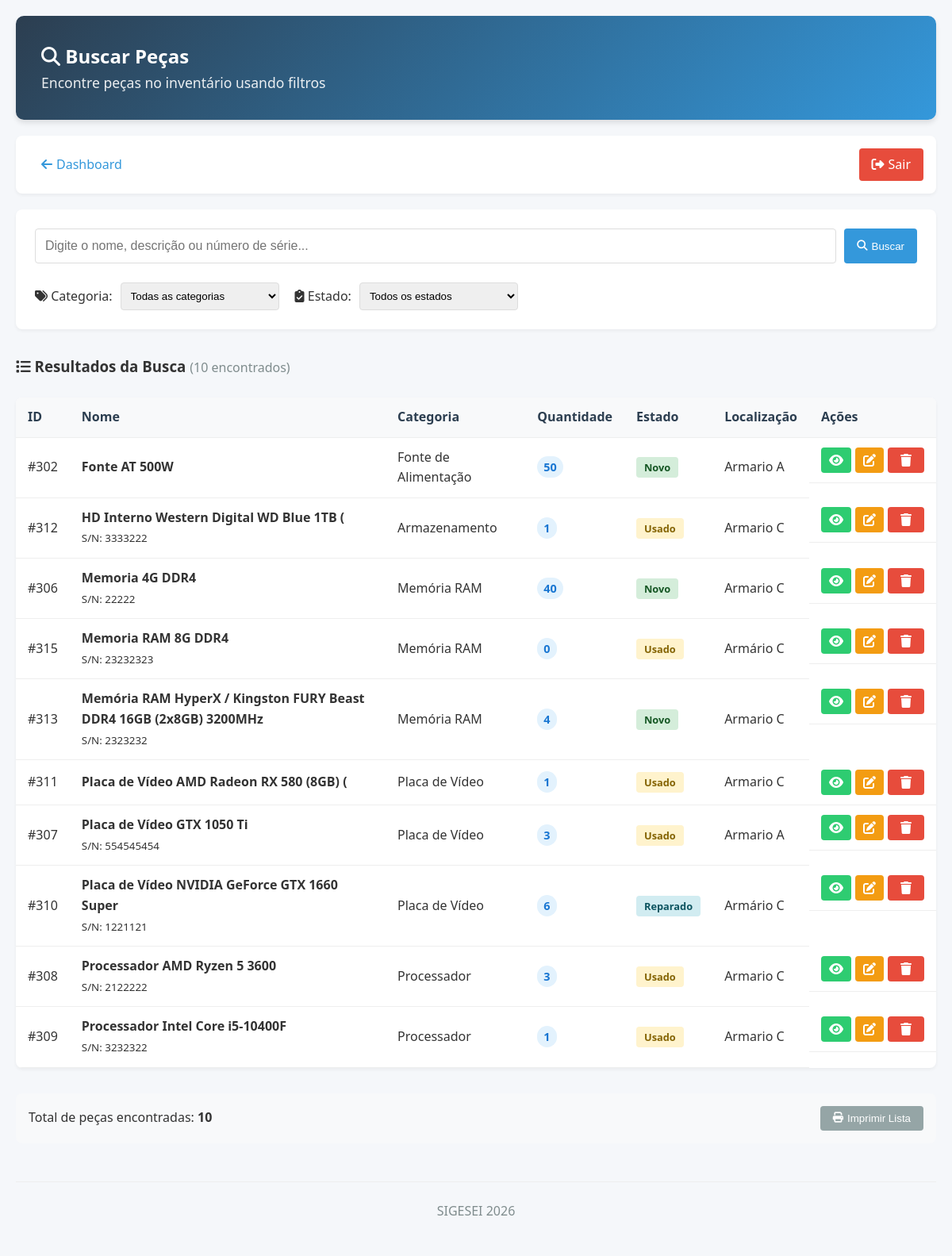
/buscar.php (signed in), run on the app's committed database.
### tables this page shows
CREATE TABLE `pecas` (
  `id` int NOT NULL AUTO_INCREMENT,
  `nome` varchar(200) NOT NULL,
  `descricao` text,
  `categoria_id` int DEFAULT NULL,
  `quantidade` int NOT NULL DEFAULT '0',
  `estado` enum('novo','usado','reparado','danificado') NOT NULL,
  `localizacao` varchar(100) DEFAULT NULL,
  `numero_serie` varchar(100) DEFAULT NULL,
  `data_aquisicao` date DEFAULT NULL,
  `data_cadastro` timestamp NULL DEFAULT CURRENT_TIMESTAMP,
  `observacoes` text,
  `usuario_id` int DEFAULT NULL,
  PRIMARY KEY (`id`),
  KEY `categoria_id` (`categoria_id`),
  KEY `usuario_id` (`usuario_id`),
  CONSTRAINT `pecas_ibfk_1` FOREIGN KEY (`categoria_id`) REFERENCES `categorias` (`id`) ON DELETE SET NULL,
  CONSTRAINT `pecas_ibfk_2` FOREIGN KEY (`usuario_id`) REFERENCES `usuarios` (`id`)
);

CREATE TABLE `categorias` (
  `id` int NOT NULL AUTO_INCREMENT,
  `nome` varchar(100) NOT NULL,
  `descricao` text,
  `created_at` timestamp NULL DEFAULT CURRENT_TIMESTAMP,
  PRIMARY KEY (`id`)
);

### buscar.php (the view, shortened to what this page needs)
<?php
$termo           = trim($_GET['q'] ?? '');
$db  = Conexao::getConexao();
$sql = "SELECT p.*, c.nome AS categoria_nome
        FROM pecas p
        LEFT JOIN categorias c ON p.categoria_id = c.id";
$sql .= " ORDER BY p.nome ASC";
$stmt = $db->prepare($sql);
$stmt->execute();
$resultados = $stmt->fetchAll();
function classeDoEstado(string $estado): string
{
    return match ($estado) {
        'novo'       => 'estado-novo',
        'usado'      => 'estado-usado',
        'reparado'   => 'estado-reparado',
        'danificado' => 'estado-danificado',
        default      => '',
    };
}
?>
<!DOCTYPE html>
<html lang="pt-BR">
<head>
    <link rel="stylesheet" href="css/estilo.css">
    <link rel="stylesheet" href="https://cdnjs.cloudflare.com/ajax/libs/font-awesome/6.4.0/css/all.min.css">
</head>
<body>
    <div class="container">
        <header>
            <h2><i class="fas fa-search"></i> Buscar Peças</h2>
            <p class="subtitle">Encontre peças no inventário usando filtros</p>
        </header>
        <nav class="navbar">
            <a href="index.php"><i class="fas fa-arrow-left"></i> Dashboard</a>
            <a href="logout.php" style="margin-left: auto; background: #e74c3c; color: white;">
            <i class="fas fa-sign-out-alt"></i> Sair</a>
        </nav>
        <main>
            <div class="search-section">
                <form method="GET" action="buscar.php" class="search-form">
                    <div class="search-bar">
                        <input type="text" name="q"
                               placeholder="Digite o nome, descrição ou número de série..."
                               value="<?php echo htmlspecialchars($termo); ?>">
                        <button type="submit" class="btn-primary">
                            <i class="fas fa-search"></i> Buscar
                        </button>
                    </div>
                    <div class="filters">
                        <div class="filter-group">
                            <label for="categoria"><i class="fas fa-tags"></i> Categoria:</label>
                            <select id="categoria" name="categoria" onchange="this.form.submit()">
                                <option value="">Todas as categorias</option>
                            </select>
                        </div>
                        <div class="filter-group">
                            <label for="estado"><i class="fas fa-clipboard-check"></i> Estado:</label>
                            <select id="estado" name="estado" onchange="this.form.submit()">
                                <option value="">Todos os estados</option>
                            </select>
                        </div>
                    </div>
                </form>
                <div class="search-results-header">
                    <h3>
                        <i class="fas fa-list"></i> Resultados da Busca
                        <span class="results-count">
                            (<?php echo count($resultados); ?> encontrados)
                        </span>
                    </h3>
                </div>
                <?php if (empty($resultados)): ?>
                    <div class="empty-state">
                        <i class="fas fa-search fa-3x"></i>
                        <h3>Nenhuma peça encontrada</h3>
                        <p>Tente ajustar os termos da busca ou os filtros</p>
                        <a href="buscar.php" class="btn-secondary">Limpar Busca</a>
                        <a href="cadastrar.php" class="btn-primary">Cadastrar Nova Peça</a>
                    </div>
                <?php else: ?>
                    <div class="table-responsive">
                        <table class="pecas-table">
                            <thead>
                                <tr>
                                    <th>ID</th>
                                    <th>Nome</th>
                                    <th>Categoria</th>
                                    <th>Quantidade</th>
                                    <th>Estado</th>
                                    <th>Localização</th>
                                    <th>Ações</th>
                                </tr>
                            </thead>
                            <tbody>
                                <?php foreach ($resultados as $peca): ?>
                                    <tr>
                                        <td>#<?php echo $peca['id']; ?></td>
                                        <td>
                                            <strong><?php echo htmlspecialchars($peca['nome']); ?></strong>
                                            <?php if (!empty($peca['numero_serie'])): ?>
                                                <br><small>S/N: <?php echo htmlspecialchars($peca['numero_serie']); ?></small>
                                            <?php endif; ?>
                                        </td>
                                        <td><?php echo htmlspecialchars($peca['categoria_nome']); ?></td>
                                        <td>
                                            <span class="quantidade-badge"><?php echo $peca['quantidade']; ?></span>
                                        </td>
                                        <td>
                                            <span class="estado-badge <?php echo classeDoEstado($peca['estado']); ?>">
                                                <?php echo ucfirst($peca['estado']); ?>
                                            </span>
                                        </td>
                                        <td>
                                            <?php echo !empty($peca['localizacao'])
                                                    ? htmlspecialchars($peca['localizacao'])
                                                    : 'Não informada'; ?>
                                        </td>
                                        <td class="actions">
                                            <a href="visualizar.php?id=<?php echo $peca['id']; ?>"
                                               class="btn-view" title="Visualizar">
                                                <i class="fas fa-eye"></i>
                                            </a>
                                            <a href="editar.php?id=<?php echo $peca['id']; ?>"
                                               class="btn-edit" title="Editar">
                                                <i class="fas fa-edit"></i>
                                            </a>
                                            <a href="excluir.php?id=<?php echo $peca['id']; ?>"
                                               class="btn-delete" title="Excluir"
                                               onclick="return confirm('Tem certeza que deseja excluir esta peça?')">
                                                <i class="fas fa-trash"></i>
                                            </a>
                                        </td>
                                    </tr>
                                <?php endforeach; ?>
                            </tbody>
                        </table>
                    </div>
                    <div class="export-options">
                        <p>Total de peças encontradas: <strong><?php echo count($resultados); ?></strong></p>
                        <div class="export-buttons">
                            <button type="button" onclick="window.print()" class="btn-secondary">
                                <i class="fas fa-print"></i> Imprimir Lista
                            </button>
                        </div>
                    </div>
                <?php endif; ?>
            </div>
        </main>
        <footer>
            <p>SIGESEI <?php echo date('Y'); ?></p>
        </footer>
    </div>
</body>
</html>

### css/estilo.css (style rules this page uses)
* { margin: 0; padding: 0; box-sizing: border-box; }
body { font-family: 'Segoe UI', Tahoma, Geneva, Verdana, sans-serif; line-height: 1.6; color: #333; background-color: #f5f7fa; }
.container { max-width: 1200px; margin: 0 auto; padding: 20px; }
header { background: linear-gradient(135deg, #2c3e50 0%, #3498db 100%); color: white; padding: 2rem; border-radius: 10px; margin-bottom: 20px; box-shadow: 0 4px 6px rgba(0, 0, 0, 0.1); }
.subtitle { font-size: 1.1rem; opacity: 0.9; font-weight: 300; }
.navbar { background: white; padding: 1rem; border-radius: 8px; margin-bottom: 20px; display: flex; gap: 15px; align-items: center; box-shadow: 0 2px 4px rgba(0, 0, 0, 0.05); }
.navbar a { text-decoration: none; color: #3498db; padding: 8px 16px; border-radius: 4px; transition: all 0.3s ease; display: flex; align-items: center; gap: 5px; }
.table-responsive { overflow-x: auto; background: white; border-radius: 8px; box-shadow: 0 2px 4px rgba(0, 0, 0, 0.05); }
.pecas-table { width: 100%; border-collapse: collapse; }
.pecas-table th, .pecas-table td { padding: 12px 15px; text-align: left; border-bottom: 1px solid #eee; }
.pecas-table th { background-color: #f8f9fa; font-weight: 600; color: #2c3e50; }
.quantidade-badge { background: #e3f2fd; color: #1976d2; padding: 4px 8px; border-radius: 20px; font-weight: bold; font-size: 0.9rem; }
.estado-badge { padding: 4px 10px; border-radius: 4px; font-size: 0.8rem; font-weight: 600; }
.estado-novo { background: #d4edda; color: #155724; }
.estado-usado { background: #fff3cd; color: #856404; }
.estado-reparado { background: #d1ecf1; color: #0c5460; }
.btn-primary, .btn-secondary, .btn-delete, .btn-view, .btn-edit { padding: 8px 16px; border: none; border-radius: 4px; cursor: pointer; font-weight: 500; text-decoration: none; display: inline-flex; align-items: center; gap: 5px; transition: all 0.3s ease; }
.btn-primary { background: #3498db; color: white; }
.btn-secondary { background: #95a5a6; color: white; }
.btn-delete { background: #e74c3c; color: white; }
.btn-view { background: #2ecc71; color: white; padding: 5px 10px; }
.btn-edit { background: #f39c12; color: white; padding: 5px 10px; }
.actions { display: flex; gap: 5px; }
.search-form { background: white; padding: 1.5rem; border-radius: 8px; margin-bottom: 2rem; box-shadow: 0 2px 4px rgba(0, 0, 0, 0.05); }
.search-bar { display: flex; gap: 10px; margin-bottom: 1.5rem; }
.search-bar input { flex: 1; padding: 12px; border: 1px solid #ddd; border-radius: 4px; font-size: 1rem; }
.filters { display: flex; gap: 20px; align-items: center; flex-wrap: wrap; }
.filter-group { display: flex; align-items: center; gap: 10px; }
.filter-group label { white-space: nowrap; }
.filter-group select { padding: 8px; border: 1px solid #ddd; border-radius: 4px; min-width: 200px; }
.search-results-header { display: flex; justify-content: space-between; align-items: center; margin-bottom: 1.5rem; }
.results-count { color: #7f8c8d; font-weight: normal; font-size: 1rem; }
.export-options { display: flex; justify-content: space-between; align-items: center; margin-top: 2rem; padding: 1rem; background: #f8f9fa; border-radius: 8px; }
.export-buttons { display: flex; gap: 10px; }
footer { text-align: center; margin-top: 3rem; padding: 1.5rem; color: #7f8c8d; border-top: 1px solid #eee; }

### data on the page
pecas: id "302", nome "Fonte AT 500W", categoria.nome "Fonte de Alimentação", quantidade "50", estado "Novo", localizacao "Armario A"
pecas: id "312", nome "HD Interno Western Digital WD Blue 1TB (", numero_serie "3333222", categoria.nome "Armazenamento", quantidade "1", estado "Usado", localizacao "Armario C"
pecas: id "306", nome "Memoria 4G DDR4", numero_serie "22222", categoria.nome "Memória RAM", quantidade "40", estado "Novo", localizacao "Armario C"
pecas: id "315", nome "Memoria RAM 8G DDR4", numero_serie "23232323", categoria.nome "Memória RAM", quantidade "0", estado "Usado", localizacao "Armário C"
pecas: id "313", nome "Memória RAM HyperX / Kingston FURY Beast DDR4 16GB (2x8GB) 3200MHz", numero_serie "2323232", categoria.nome "Memória RAM", quantidade "4", estado "Novo", localizacao "Armario C"
pecas: id "311", nome "Placa de Vídeo AMD Radeon RX 580 (8GB) (", categoria.nome "Placa de Vídeo", quantidade "1", estado "Usado", localizacao "Armario C"
pecas: id "307", nome "Placa de Vídeo GTX 1050 Ti", numero_serie "554545454", categoria.nome "Placa de Vídeo", quantidade "3", estado "Usado", localizacao "Armario A"
pecas: id "310", nome "Placa de Vídeo NVIDIA GeForce GTX 1660 Super", numero_serie "1221121", categoria.nome "Placa de Vídeo", quantidade "6", estado "Reparado", localizacao "Armário C"
pecas: id "308", nome "Processador AMD Ryzen 5 3600", numero_serie "2122222", categoria.nome "Processador", quantidade "3", estado "Usado", localizacao "Armario C"
pecas: id "309", nome "Processador Intel Core i5-10400F", numero_serie "3232322", categoria.nome "Processador", quantidade "1", estado "Usado", localizacao "Armario C"

### other printed values
count($resultados) "10"
